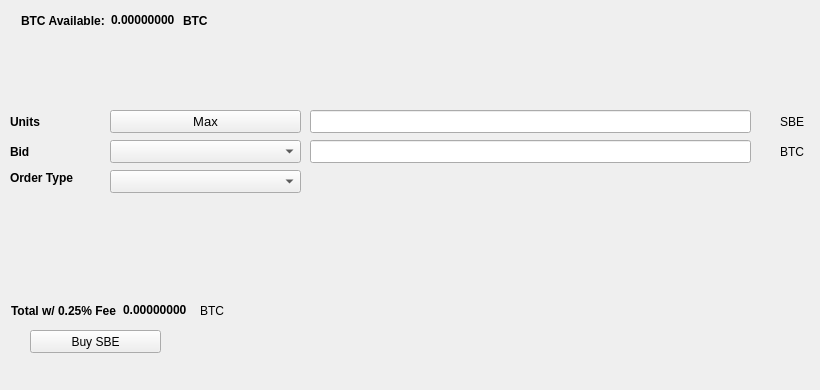
   <widget class="QWidget" name="BuyTab">
    <attribute name="title">
     <string>Buy</string>
    </attribute>
    <widget class="QPushButton" name="BuySBE">
     <property name="geometry">
      <rect>
       <x>30</x>
       <y>330</y>
       <width>131</width>
       <height>23</height>
      </rect>
     </property>
     <property name="text">
      <string>Buy SBE</string>
     </property>
     <property name="icon">
      <iconset resource="../sombe.qrc">
       <normaloff>:/icons/bitcoin</normaloff>:/icons/bitcoin</iconset>
     </property>
    </widget>
    <widget class="QLabel" name="label_3">
     <property name="geometry">
      <rect>
       <x>10</x>
       <y>110</y>
       <width>46</width>
       <height>23</height>
      </rect>
     </property>
     <property name="font">
      <font>
       <weight>75</weight>
       <bold>true</bold>
      </font>
     </property>
     <property name="text">
      <string>Units</string>
     </property>
    </widget>
    <widget class="QLineEdit" name="UnitsInput">
     <property name="geometry">
      <rect>
       <x>310</x>
       <y>110</y>
       <width>441</width>
       <height>23</height>
      </rect>
     </property>
     <property name="font">
      <font>
       <pointsize>9</pointsize>
       <weight>75</weight>
       <bold>true</bold>
      </font>
     </property>
    </widget>
    <widget class="QLineEdit" name="BuyBidPriceEdit">
     <property name="geometry">
      <rect>
       <x>310</x>
       <y>140</y>
       <width>441</width>
       <height>23</height>
      </rect>
     </property>
     <property name="font">
      <font>
       <pointsize>9</pointsize>
       <weight>75</weight>
       <bold>true</bold>
      </font>
     </property>
    </widget>
    <widget class="QLabel" name="label_4">
     <property name="geometry">
      <rect>
       <x>780</x>
       <y>110</y>
       <width>31</width>
       <height>23</height>
      </rect>
     </property>
     <property name="text">
      <string>SBE</string>
     </property>
    </widget>
    <widget class="QLabel" name="label_5">
     <property name="geometry">
      <rect>
       <x>780</x>
       <y>140</y>
       <width>31</width>
       <height>23</height>
      </rect>
     </property>
     <property name="text">
      <string>BTC</string>
     </property>
    </widget>
    <widget class="QLabel" name="label_6">
     <property name="geometry">
      <rect>
       <x>10</x>
       <y>140</y>
       <width>46</width>
       <height>23</height>
      </rect>
     </property>
     <property name="font">
      <font>
       <weight>75</weight>
       <bold>true</bold>
      </font>
     </property>
     <property name="text">
      <string>Bid</string>
     </property>
    </widget>
    <widget class="QLabel" name="label_7">
     <property name="geometry">
      <rect>
       <x>10</x>
       <y>170</y>
       <width>91</width>
       <height>16</height>
      </rect>
     </property>
     <property name="font">
      <font>
       <weight>75</weight>
       <bold>true</bold>
      </font>
     </property>
     <property name="text">
      <string>Order Type</string>
     </property>
    </widget>
    <widget class="QPushButton" name="Buy_Max_Amount">
     <property name="geometry">
      <rect>
       <x>110</x>
       <y>110</y>
       <width>191</width>
       <height>23</height>
      </rect>
     </property>
     <property name="font">
      <font>
       <pointsize>10</pointsize>
      </font>
     </property>
     <property name="text">
      <string>Max</string>
     </property>
    </widget>
    <widget class="QComboBox" name="BuyBidcomboBox">
     <property name="geometry">
      <rect>
       <x>110</x>
       <y>140</y>
       <width>191</width>
       <height>23</height>
      </rect>
     </property>
     <property name="font">
      <font>
       <pointsize>10</pointsize>
      </font>
     </property>
    </widget>
    <widget class="QComboBox" name="buyOrdertypeCombo">
     <property name="geometry">
      <rect>
       <x>110</x>
       <y>170</y>
       <width>191</width>
       <height>23</height>
      </rect>
     </property>
     <property name="font">
      <font>
       <pointsize>10</pointsize>
      </font>
     </property>
    </widget>
    <widget class="QWidget" name="layoutWidget1">
     <property name="geometry">
      <rect>
       <x>21</x>
       <y>11</y>
       <width>227</width>
       <height>19</height>
      </rect>
     </property>
     <layout class="QHBoxLayout" name="horizontalLayout_3">
      <item>
       <widget class="QLabel" name="label232">
        <property name="font">
         <font>
          <weight>75</weight>
          <bold>true</bold>
         </font>
        </property>
        <property name="text">
         <string>BTC Available:</string>
        </property>
       </widget>
      </item>
      <item>
       <widget class="QLabel" name="BtcAvailableLbl">
        <property name="palette">
         <palette>
          <active>
           <colorrole role="WindowText">
            <brush brushstyle="SolidPattern">
             <color alpha="255">
              <red>0</red>
              <green>0</green>
              <blue>0</blue>
             </color>
            </brush>
           </colorrole>
           <colorrole role="Button">
            <brush brushstyle="SolidPattern">
             <color alpha="255">
              <red>0</red>
              <green>170</green>
              <blue>0</blue>
             </color>
            </brush>
           </colorrole>
           <colorrole role="Light">
            <brush brushstyle="SolidPattern">
             <color alpha="255">
              <red>0</red>
              <green>255</green>
              <blue>0</blue>
             </color>
            </brush>
           </colorrole>
           <colorrole role="Midlight">
            <brush brushstyle="SolidPattern">
             <color alpha="255">
              <red>0</red>
              <green>212</green>
              <blue>0</blue>
             </color>
            </brush>
           </colorrole>
           <colorrole role="Dark">
            <brush brushstyle="SolidPattern">
             <color alpha="255">
              <red>0</red>
              <green>85</green>
              <blue>0</blue>
             </color>
            </brush>
           </colorrole>
           <colorrole role="Mid">
            <brush brushstyle="SolidPattern">
             <color alpha="255">
              <red>0</red>
              <green>113</green>
              <blue>0</blue>
             </color>
            </brush>
           </colorrole>
           <colorrole role="Text">
            <brush brushstyle="SolidPattern">
             <color alpha="255">
              <red>0</red>
              <green>170</green>
              <blue>0</blue>
             </color>
            </brush>
           </colorrole>
           <colorrole role="BrightText">
            <brush brushstyle="SolidPattern">
             <color alpha="255">
              <red>255</red>
              <green>255</green>
              <blue>255</blue>
             </color>
            </brush>
           </colorrole>
           <colorrole role="ButtonText">
            <brush brushstyle="SolidPattern">
             <color alpha="255">
              <red>0</red>
              <green>0</green>
              <blue>0</blue>
             </color>
            </brush>
           </colorrole>
           <colorrole role="Base">
            <brush brushstyle="SolidPattern">
             <color alpha="255">
              <red>255</red>
              <green>255</green>
              <blue>255</blue>
             </color>
            </brush>
           </colorrole>
           <colorrole role="Window">
            <brush brushstyle="SolidPattern">
             <color alpha="255">
              <red>0</red>
              <green>170</green>
              <blue>0</blue>
             </color>
            </brush>
           </colorrole>
           <colorrole role="Shadow">
            <brush brushstyle="SolidPattern">
             <color alpha="255">
              <red>0</red>
              <green>0</green>
              <blue>0</blue>
             </color>
            </brush>
           </colorrole>
           <colorrole role="AlternateBase">
            <brush brushstyle="SolidPattern">
             <color alpha="255">
              <red>127</red>
              <green>212</green>
              <blue>127</blue>
             </color>
            </brush>
           </colorrole>
           <colorrole role="ToolTipBase">
            <brush brushstyle="SolidPattern">
             <color alpha="255">
              <red>255</red>
              <green>255</green>
              <blue>220</blue>
             </color>
            </brush>
           </colorrole>
           <colorrole role="ToolTipText">
            <brush brushstyle="SolidPattern">
             <color alpha="255">
              <red>0</red>
              <green>0</green>
              <blue>0</blue>
             </color>
            </brush>
           </colorrole>
          </active>
          <inactive>
           <colorrole role="WindowText">
            <brush brushstyle="SolidPattern">
             <color alpha="255">
              <red>0</red>
              <green>0</green>
              <blue>0</blue>
             </color>
            </brush>
           </colorrole>
           <colorrole role="Button">
            <brush brushstyle="SolidPattern">
             <color alpha="255">
              <red>0</red>
              <green>170</green>
              <blue>0</blue>
             </color>
            </brush>
           </colorrole>
           <colorrole role="Light">
            <brush brushstyle="SolidPattern">
             <color alpha="255">
              <red>0</red>
              <green>255</green>
              <blue>0</blue>
             </color>
            </brush>
           </colorrole>
           <colorrole role="Midlight">
            <brush brushstyle="SolidPattern">
             <color alpha="255">
              <red>0</red>
              <green>212</green>
              <blue>0</blue>
             </color>
            </brush>
           </colorrole>
           <colorrole role="Dark">
            <brush brushstyle="SolidPattern">
             <color alpha="255">
              <red>0</red>
              <green>85</green>
              <blue>0</blue>
             </color>
            </brush>
           </colorrole>
           <colorrole role="Mid">
            <brush brushstyle="SolidPattern">
             <color alpha="255">
              <red>0</red>
              <green>113</green>
              <blue>0</blue>
             </color>
            </brush>
           </colorrole>
           <colorrole role="Text">
            <brush brushstyle="SolidPattern">
             <color alpha="255">
              <red>0</red>
              <green>170</green>
              <blue>0</blue>
             </color>
            </brush>
           </colorrole>
           <colorrole role="BrightText">
            <brush brushstyle="SolidPattern">
             <color alpha="255">
              <red>255</red>
              <green>255</green>
              <blue>255</blue>
             </color>
            </brush>
           </colorrole>
           <colorrole role="ButtonText">
            <brush brushstyle="SolidPattern">
             <color alpha="255">
              <red>0</red>
              <green>0</green>
              <blue>0</blue>
             </color>
            </brush>
           </colorrole>
           <colorrole role="Base">
            <brush brushstyle="SolidPattern">
             <color alpha="255">
              <red>255</red>
              <green>255</green>
              <blue>255</blue>
             </color>
            </brush>
           </colorrole>
           <colorrole role="Window">
            <brush brushstyle="SolidPattern">
             <color alpha="255">
              <red>0</red>
              <green>170</green>
              <blue>0</blue>
             </color>
            </brush>
           </colorrole>
           <colorrole role="Shadow">
            <brush brushstyle="SolidPattern">
             <color alpha="255">
              <red>0</red>
              <green>0</green>
              <blue>0</blue>
             </color>
            </brush>
           </colorrole>
           <colorrole role="AlternateBase">
            <brush brushstyle="SolidPattern">
             <color alpha="255">
              <red>127</red>
              <green>212</green>
              <blue>127</blue>
             </color>
            </brush>
           </colorrole>
           <colorrole role="ToolTipBase">
            <brush brushstyle="SolidPattern">
             <color alpha="255">
              <red>255</red>
              <green>255</green>
              <blue>220</blue>
             </color>
            </brush>
           </colorrole>
           <colorrole role="ToolTipText">
            <brush brushstyle="SolidPattern">
             <color alpha="255">
              <red>0</red>
              <green>0</green>
              <blue>0</blue>
             </color>
            </brush>
           </colorrole>
          </inactive>
          <disabled>
           <colorrole role="WindowText">
            <brush brushstyle="SolidPattern">
             <color alpha="255">
              <red>0</red>
              <green>85</green>
              <blue>0</blue>
             </color>
            </brush>
           </colorrole>
           <colorrole role="Button">
            <brush brushstyle="SolidPattern">
             <color alpha="255">
              <red>0</red>
              <green>170</green>
              <blue>0</blue>
             </color>
            </brush>
           </colorrole>
           <colorrole role="Light">
            <brush brushstyle="SolidPattern">
             <color alpha="255">
              <red>0</red>
              <green>255</green>
              <blue>0</blue>
             </color>
            </brush>
           </colorrole>
           <colorrole role="Midlight">
            <brush brushstyle="SolidPattern">
             <color alpha="255">
              <red>0</red>
              <green>212</green>
              <blue>0</blue>
             </color>
            </brush>
           </colorrole>
           <colorrole role="Dark">
            <brush brushstyle="SolidPattern">
             <color alpha="255">
              <red>0</red>
              <green>85</green>
              <blue>0</blue>
             </color>
            </brush>
           </colorrole>
           <colorrole role="Mid">
            <brush brushstyle="SolidPattern">
             <color alpha="255">
              <red>0</red>
              <green>113</green>
              <blue>0</blue>
             </color>
            </brush>
           </colorrole>
           <colorrole role="Text">
            <brush brushstyle="SolidPattern">
             <color alpha="255">
              <red>0</red>
              <green>85</green>
              <blue>0</blue>
             </color>
            </brush>
           </colorrole>
           <colorrole role="BrightText">
            <brush brushstyle="SolidPattern">
             <color alpha="255">
              <red>255</red>
              <green>255</green>
              <blue>255</blue>
             </color>
            </brush>
           </colorrole>
           <colorrole role="ButtonText">
            <brush brushstyle="SolidPattern">
             <color alpha="255">
              <red>0</red>
              <green>85</green>
              <blue>0</blue>
             </color>
            </brush>
           </colorrole>
           <colorrole role="Base">
            <brush brushstyle="SolidPattern">
             <color alpha="255">
              <red>0</red>
              <green>170</green>
              <blue>0</blue>
             </color>
            </brush>
           </colorrole>
           <colorrole role="Window">
            <brush brushstyle="SolidPattern">
             <color alpha="255">
              <red>0</red>
              <green>170</green>
              <blue>0</blue>
             </color>
            </brush>
           </colorrole>
           <colorrole role="Shadow">
            <brush brushstyle="SolidPattern">
             <color alpha="255">
              <red>0</red>
              <green>0</green>
              <blue>0</blue>
             </color>
            </brush>
           </colorrole>
           <colorrole role="AlternateBase">
            <brush brushstyle="SolidPattern">
             <color alpha="255">
              <red>0</red>
              <green>170</green>
              <blue>0</blue>
             </color>
            </brush>
           </colorrole>
           <colorrole role="ToolTipBase">
            <brush brushstyle="SolidPattern">
             <color alpha="255">
              <red>255</red>
              <green>255</green>
              <blue>220</blue>
             </color>
            </brush>
           </colorrole>
           <colorrole role="ToolTipText">
            <brush brushstyle="SolidPattern">
             <color alpha="255">
              <red>0</red>
              <green>0</green>
              <blue>0</blue>
             </color>
            </brush>
           </colorrole>
          </disabled>
         </palette>
        </property>
        <property name="font">
         <font>
          <weight>75</weight>
          <bold>true</bold>
         </font>
        </property>
        <property name="text">
         <string>0.00000000</string>
        </property>
        <property name="textInteractionFlags">
         <set>Qt::LinksAccessibleByMouse|Qt::TextSelectableByKeyboard|Qt::TextSelectableByMouse</set>
        </property>
       </widget>
      </item>
      <item>
       <widget class="QLabel" name="BtcAvailableLbl_2">
        <property name="font">
         <font>
          <weight>75</weight>
          <bold>true</bold>
         </font>
        </property>
        <property name="text">
         <string>BTC</string>
        </property>
       </widget>
      </item>
     </layout>
    </widget>
    <widget class="QWidget" name="layoutWidge2">
     <property name="geometry">
      <rect>
       <x>11</x>
       <y>301</y>
       <width>259</width>
       <height>19</height>
      </rect>
     </property>
     <layout class="QHBoxLayout" name="horizontalLayout_4">
      <item>
       <widget class="QLabel" name="label_9">
        <property name="font">
         <font>
          <weight>75</weight>
          <bold>true</bold>
         </font>
        </property>
        <property name="text">
         <string>Total w/ 0.25% Fee</string>
        </property>
       </widget>
      </item>
      <item>
       <widget class="QLabel" name="BuyCostLabel">
        <property name="palette">
         <palette>
          <active>
           <colorrole role="WindowText">
            <brush brushstyle="SolidPattern">
             <color alpha="255">
              <red>0</red>
              <green>0</green>
              <blue>0</blue>
             </color>
            </brush>
           </colorrole>
           <colorrole role="Button">
            <brush brushstyle="SolidPattern">
             <color alpha="255">
              <red>0</red>
              <green>170</green>
              <blue>0</blue>
             </color>
            </brush>
           </colorrole>
           <colorrole role="Light">
            <brush brushstyle="SolidPattern">
             <color alpha="255">
              <red>0</red>
              <green>255</green>
              <blue>0</blue>
             </color>
            </brush>
           </colorrole>
           <colorrole role="Midlight">
            <brush brushstyle="SolidPattern">
             <color alpha="255">
              <red>0</red>
              <green>212</green>
              <blue>0</blue>
             </color>
            </brush>
           </colorrole>
           <colorrole role="Dark">
            <brush brushstyle="SolidPattern">
             <color alpha="255">
              <red>0</red>
              <green>85</green>
              <blue>0</blue>
             </color>
            </brush>
           </colorrole>
           <colorrole role="Mid">
            <brush brushstyle="SolidPattern">
             <color alpha="255">
              <red>0</red>
              <green>113</green>
              <blue>0</blue>
             </color>
            </brush>
           </colorrole>
           <colorrole role="Text">
            <brush brushstyle="SolidPattern">
             <color alpha="255">
              <red>0</red>
              <green>170</green>
              <blue>0</blue>
             </color>
            </brush>
           </colorrole>
           <colorrole role="BrightText">
            <brush brushstyle="SolidPattern">
             <color alpha="255">
              <red>255</red>
              <green>255</green>
              <blue>255</blue>
             </color>
            </brush>
           </colorrole>
           <colorrole role="ButtonText">
            <brush brushstyle="SolidPattern">
             <color alpha="255">
              <red>0</red>
              <green>0</green>
              <blue>0</blue>
             </color>
            </brush>
           </colorrole>
           <colorrole role="Base">
            <brush brushstyle="SolidPattern">
             <color alpha="255">
              <red>255</red>
              <green>255</green>
              <blue>255</blue>
             </color>
            </brush>
           </colorrole>
           <colorrole role="Window">
            <brush brushstyle="SolidPattern">
             <color alpha="255">
              <red>0</red>
              <green>170</green>
              <blue>0</blue>
             </color>
            </brush>
           </colorrole>
           <colorrole role="Shadow">
            <brush brushstyle="SolidPattern">
             <color alpha="255">
              <red>0</red>
              <green>0</green>
              <blue>0</blue>
             </color>
            </brush>
           </colorrole>
           <colorrole role="AlternateBase">
            <brush brushstyle="SolidPattern">
             <color alpha="255">
              <red>127</red>
              <green>212</green>
              <blue>127</blue>
             </color>
            </brush>
           </colorrole>
           <colorrole role="ToolTipBase">
            <brush brushstyle="SolidPattern">
             <color alpha="255">
              <red>255</red>
              <green>255</green>
              <blue>220</blue>
             </color>
            </brush>
           </colorrole>
           <colorrole role="ToolTipText">
            <brush brushstyle="SolidPattern">
             <color alpha="255">
              <red>0</red>
              <green>0</green>
              <blue>0</blue>
             </color>
            </brush>
           </colorrole>
          </active>
          <inactive>
           <colorrole role="WindowText">
            <brush brushstyle="SolidPattern">
             <color alpha="255">
              <red>0</red>
              <green>0</green>
              <blue>0</blue>
             </color>
            </brush>
           </colorrole>
           <colorrole role="Button">
            <brush brushstyle="SolidPattern">
             <color alpha="255">
              <red>0</red>
              <green>170</green>
              <blue>0</blue>
             </color>
            </brush>
           </colorrole>
           <colorrole role="Light">
            <brush brushstyle="SolidPattern">
             <color alpha="255">
              <red>0</red>
              <green>255</green>
              <blue>0</blue>
             </color>
            </brush>
           </colorrole>
           <colorrole role="Midlight">
            <brush brushstyle="SolidPattern">
             <color alpha="255">
              <red>0</red>
              <green>212</green>
              <blue>0</blue>
             </color>
            </brush>
           </colorrole>
           <colorrole role="Dark">
            <brush brushstyle="SolidPattern">
             <color alpha="255">
              <red>0</red>
              <green>85</green>
              <blue>0</blue>
             </color>
            </brush>
           </colorrole>
           <colorrole role="Mid">
            <brush brushstyle="SolidPattern">
             <color alpha="255">
              <red>0</red>
              <green>113</green>
              <blue>0</blue>
             </color>
            </brush>
           </colorrole>
           <colorrole role="Text">
            <brush brushstyle="SolidPattern">
             <color alpha="255">
              <red>0</red>
              <green>170</green>
              <blue>0</blue>
             </color>
            </brush>
           </colorrole>
           <colorrole role="BrightText">
            <brush brushstyle="SolidPattern">
             <color alpha="255">
              <red>255</red>
              <green>255</green>
              <blue>255</blue>
             </color>
            </brush>
           </colorrole>
           <colorrole role="ButtonText">
            <brush brushstyle="SolidPattern">
             <color alpha="255">
              <red>0</red>
              <green>0</green>
              <blue>0</blue>
             </color>
            </brush>
           </colorrole>
           <colorrole role="Base">
            <brush brushstyle="SolidPattern">
             <color alpha="255">
              <red>255</red>
              <green>255</green>
              <blue>255</blue>
             </color>
            </brush>
           </colorrole>
           <colorrole role="Window">
            <brush brushstyle="SolidPattern">
             <color alpha="255">
              <red>0</red>
              <green>170</green>
              <blue>0</blue>
             </color>
            </brush>
           </colorrole>
           <colorrole role="Shadow">
            <brush brushstyle="SolidPattern">
             <color alpha="255">
              <red>0</red>
              <green>0</green>
              <blue>0</blue>
             </color>
            </brush>
           </colorrole>
           <colorrole role="AlternateBase">
            <brush brushstyle="SolidPattern">
             <color alpha="255">
              <red>127</red>
              <green>212</green>
              <blue>127</blue>
             </color>
            </brush>
           </colorrole>
           <colorrole role="ToolTipBase">
            <brush brushstyle="SolidPattern">
             <color alpha="255">
              <red>255</red>
              <green>255</green>
              <blue>220</blue>
             </color>
            </brush>
           </colorrole>
           <colorrole role="ToolTipText">
            <brush brushstyle="SolidPattern">
             <color alpha="255">
              <red>0</red>
              <green>0</green>
              <blue>0</blue>
             </color>
            </brush>
           </colorrole>
          </inactive>
          <disabled>
           <colorrole role="WindowText">
            <brush brushstyle="SolidPattern">
             <color alpha="255">
              <red>0</red>
              <green>85</green>
              <blue>0</blue>
             </color>
            </brush>
           </colorrole>
           <colorrole role="Button">
            <brush brushstyle="SolidPattern">
             <color alpha="255">
              <red>0</red>
              <green>170</green>
              <blue>0</blue>
             </color>
            </brush>
           </colorrole>
           <colorrole role="Light">
            <brush brushstyle="SolidPattern">
             <color alpha="255">
              <red>0</red>
              <green>255</green>
              <blue>0</blue>
             </color>
            </brush>
           </colorrole>
           <colorrole role="Midlight">
            <brush brushstyle="SolidPattern">
             <color alpha="255">
              <red>0</red>
              <green>212</green>
              <blue>0</blue>
             </color>
            </brush>
           </colorrole>
           <colorrole role="Dark">
            <brush brushstyle="SolidPattern">
             <color alpha="255">
              <red>0</red>
              <green>85</green>
              <blue>0</blue>
             </color>
            </brush>
           </colorrole>
           <colorrole role="Mid">
            <brush brushstyle="SolidPattern">
             <color alpha="255">
              <red>0</red>
              <green>113</green>
              <blue>0</blue>
             </color>
            </brush>
           </colorrole>
           <colorrole role="Text">
            <brush brushstyle="SolidPattern">
             <color alpha="255">
              <red>0</red>
              <green>85</green>
              <blue>0</blue>
             </color>
            </brush>
           </colorrole>
           <colorrole role="BrightText">
            <brush brushstyle="SolidPattern">
             <color alpha="255">
              <red>255</red>
              <green>255</green>
              <blue>255</blue>
             </color>
            </brush>
           </colorrole>
           <colorrole role="ButtonText">
            <brush brushstyle="SolidPattern">
             <color alpha="255">
              <red>0</red>
              <green>85</green>
              <blue>0</blue>
             </color>
            </brush>
           </colorrole>
           <colorrole role="Base">
            <brush brushstyle="SolidPattern">
             <color alpha="255">
              <red>0</red>
              <green>170</green>
              <blue>0</blue>
             </color>
            </brush>
           </colorrole>
           <colorrole role="Window">
            <brush brushstyle="SolidPattern">
             <color alpha="255">
              <red>0</red>
              <green>170</green>
              <blue>0</blue>
             </color>
            </brush>
           </colorrole>
           <colorrole role="Shadow">
            <brush brushstyle="SolidPattern">
             <color alpha="255">
              <red>0</red>
              <green>0</green>
              <blue>0</blue>
             </color>
            </brush>
           </colorrole>
           <colorrole role="AlternateBase">
            <brush brushstyle="SolidPattern">
             <color alpha="255">
              <red>0</red>
              <green>170</green>
              <blue>0</blue>
             </color>
            </brush>
           </colorrole>
           <colorrole role="ToolTipBase">
            <brush brushstyle="SolidPattern">
             <color alpha="255">
              <red>255</red>
              <green>255</green>
              <blue>220</blue>
             </color>
            </brush>
           </colorrole>
           <colorrole role="ToolTipText">
            <brush brushstyle="SolidPattern">
             <color alpha="255">
              <red>0</red>
              <green>0</green>
              <blue>0</blue>
             </color>
            </brush>
           </colorrole>
          </disabled>
         </palette>
        </property>
        <property name="font">
         <font>
          <weight>75</weight>
          <bold>true</bold>
         </font>
        </property>
        <property name="autoFillBackground">
         <bool>false</bool>
        </property>
        <property name="text">
         <string>0.00000000</string>
        </property>
        <property name="textInteractionFlags">
         <set>Qt::LinksAccessibleByMouse|Qt::TextSelectableByMouse</set>
        </property>
       </widget>
      </item>
      <item>
       <widget class="QLabel" name="label_10">
        <property name="font">
         <font>
          <weight>50</weight>
          <bold>false</bold>
         </font>
        </property>
        <property name="text">
         <string>BTC</string>
        </property>
       </widget>
      </item>
     </layout>
    </widget>
    <widget class="QLabel" name="label_24">
     <property name="geometry">
      <rect>
       <x>460</x>
       <y>300</y>
       <width>281</width>
       <height>81</height>
      </rect>
     </property>
     <property name="text">
      <string/>
     </property>
     <property name="pixmap">
      <pixmap>:/images/bittrex</pixmap>
     </property>
    </widget>
   </widget>
